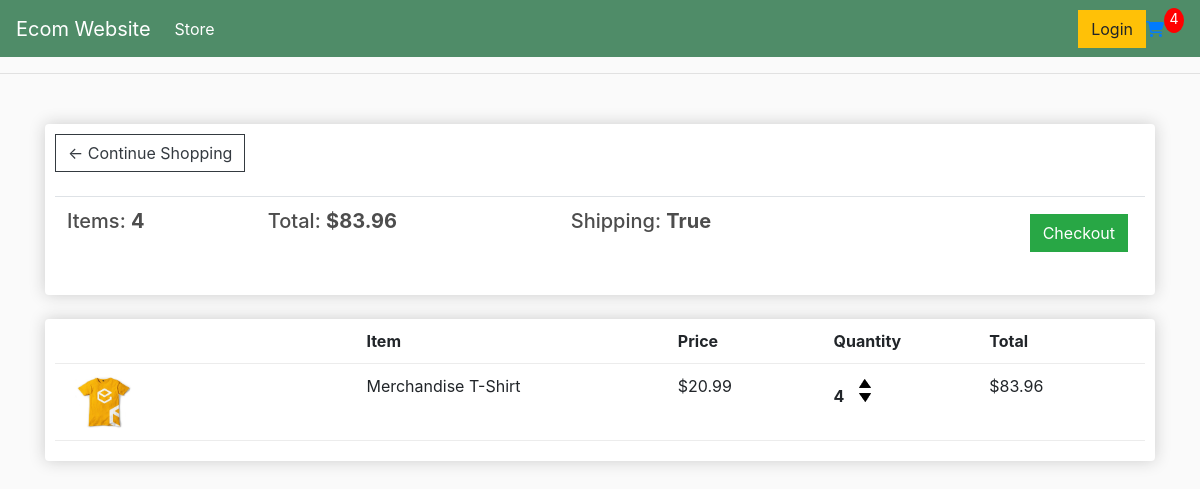
The app's page /cart/ (signed in), older data.
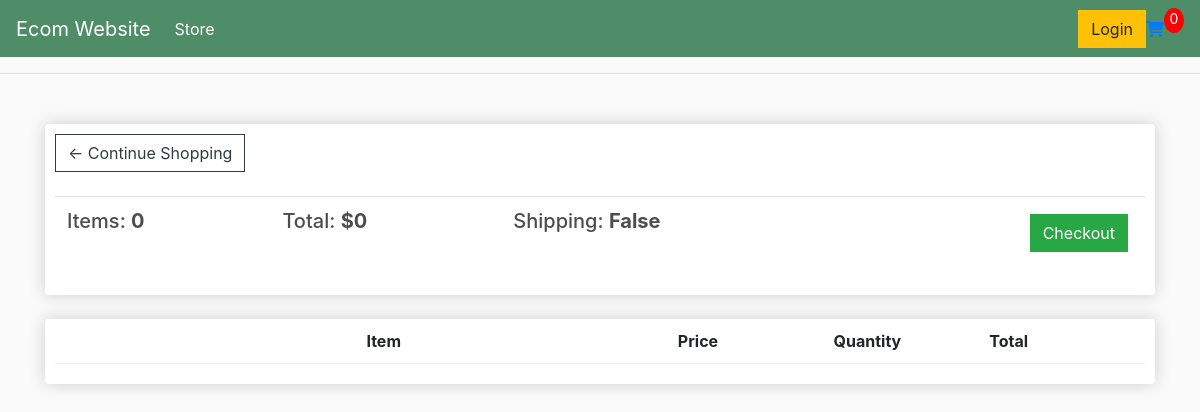
The same page, newer data.
### store/models.py (models this page shows, shortened)
class Order(models.Model):
    customer: models.ForeignKey = models.ForeignKey(Customer, on_delete=models.SET_NULL, null=True, blank=True)
    date_ordered: models.DateTimeField = models.DateTimeField(auto_now_add=True, null=True)
    complete: models.BooleanField = models.BooleanField(default=False)
    transaction_id: models.CharField = models.CharField(max_length=100, null=True, unique=True)
    @property
    def get_cart_price(self):
        orderitems = self.orderitem_set.all()
        return sum(item.get_total_price for item in orderitems)
    @property
    def get_items_amount(self):
        orderitems = self.orderitem_set.all()
        return sum(item.quantity for item in orderitems)
    @property
    def requires_shipping(self):
        if len(self.orderitem_set.all()) == 0:
            return False
        return any(orderitem.product.digital == False for orderitem in self.orderitem_set.all())

class OrderItem(models.Model):
    product: models.ForeignKey = models.ForeignKey(Product, on_delete=models.SET_NULL, null=True, unique=False)
    order: models.ForeignKey = models.ForeignKey(Order, on_delete=models.SET_NULL, null=True, unique=False)
    quantity: models.IntegerField = models.IntegerField(default=0, null=True, blank=True)
    date_added: models.DateTimeField = models.DateTimeField(auto_now_add=True, null=True)
    @property
    def get_total_price(self):
        if self.product:
            return self.product.price * self.quantity
        return Decimal(0.0)

class Product(models.Model):
    name: models.CharField = models.CharField(max_length=200, blank=False)
    price: models.DecimalField = models.DecimalField(max_digits=11, decimal_places=2, blank=False, null=True)
    digital: models.BooleanField = models.BooleanField(default=False, null=True, blank=True)
    image = models.ImageField(null=True, blank=True)
    @property
    def imageURL(self):
        try:
            url = self.image.url
        except:
            url = ''
        return url

### store/views.py (the view)
# urls.py: path('cart/', views.cart, name="cart"),
def cart(request):
    order_data = get_order_data(request)
    order = order_data["order"]
    ordered_items = order_data["ordered_items"]
    items_amount = order_data["items_amount"]
    context = {
        "order": order,
        "ordered_items": ordered_items,
        "items_amount": items_amount,
    }
    return render(request, "store/cart.html", context)

### store/utils.py (called while the page is built)
def get_order_data(request) -> dict:
    if request.user.is_authenticated:
        customer = request.user.customer
        order, created = Order.objects.get_or_create(customer=customer, complete=False)
        ordered_items = order.orderitem_set.all()
        items_amount = order.get_items_amount
        requires_shipping = order.requires_shipping
    else:
        cart_data = cookie_cart(request)
        ordered_items = cart_data['ordered_items']
        order = cart_data['order']
        items_amount = cart_data['items_amount']
        requires_shipping = cart_data['requires_shipping']
    return {
        "order": order,
        "ordered_items": ordered_items,
        "items_amount": items_amount,
        "requires_shipping": requires_shipping,
    }

### store/templates/store/cart.html
{% extends "store/main.html" %}
{% load static %}
{% block content %}
<div class="row">
    <div class="col-lg-12">
        <div class="box-element">
            <a class="btn btn-outline-dark" href="{% url 'store' %}">&#x2190; Continue Shopping</a>
            <br>
            <br>
            <table class="table">
                <tr>
                    <th><h5>Items: <strong>{{order.get_items_amount}}</strong></h5></th>
                    <th><h5>Total: <strong>${{order.get_cart_price}}</strong></h5></th>
                    <th><h5>Shipping: <strong>{{order.requires_shipping}}</strong></h5></th>
                    <th>
                        <a style="float:right; margin: 5px;" class="btn btn-success" href="{% url 'checkout' %}">Checkout</a>
                    </th>
                </tr>
            </table>
        </div>
        <br>
        <div class="box-element">
            <div class="cart-row">
                <div style="flex: 2;"></div>
                <div style="flex: 2;"><strong>Item</strong></div>
                <div style="flex: 1;"><strong>Price</strong></div>
                <div style="flex: 1;"><strong>Quantity</strong></div>
                <div style="flex: 1;"><strong>Total</strong></div>
            </div>
            {% for item in ordered_items %}
            <div class="cart-row">
                <div style="flex: 2;"><img class="row-image" src="{{item.product.imageURL}}"></div>
                <div style="flex: 2;">{{item.product.name}}</div>
                <div style="flex: 1;">${{item.product.price}}</div>
                <div style="flex: 1;">
                    <p id="item{{item.product.id}}-quantity" class="quantity">{{item.quantity}}</p>
                    <div class="quantity">
                        <img data-product="{{item.product.id}}" data-action="add" class="chg-quantity update-cart" src="{% static  'images/arrow_up.png' %}">
                        <img data-product="{{item.product.id}}" data-action="remove_one" class="chg-quantity update-cart" src="{% static  'images/arrow_down.png' %}">
                    </div>
                </div>
                <div style="flex: 1;">${{item.get_total_price}}</div>
            </div>
            {% endfor %}
        </div>
    </div>
</div>
{% endblock content %}

Row changes from the older to the newer data that the page shows:
no longer on this page (row edited): Order: get_items_amount "4", get_cart_price "83.96", requires_shipping "True"
no longer on this page (row unchanged): OrderItem: product.imageURL (picture), product.name "Merchandise T-Shirt", product.price "20.99", quantity "4", get_total_price "83.96"
added Order: get_items_amount "0", get_cart_price "0", requires_shipping "False"
Text that changed along with them:
{{ items_amount }}: "4" → "0"
